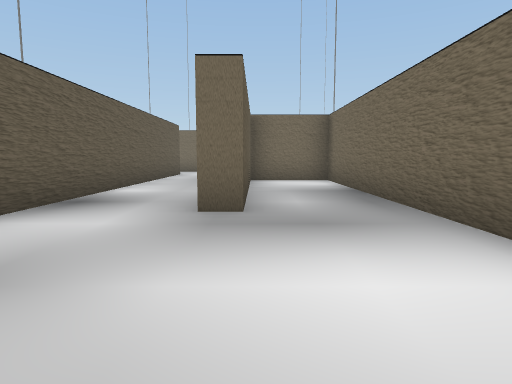
View 1 (above)

24 first-person views from a walk through a scene from a Unity 3-D project. The camera is 1.2 m above the floor, tilts 6° down and sees 75° across. The floor is counted in squares, 2 m on a side. Each view is taken from the middle of a square. On the plan, view 1 faces up. The plan holds only what a view shows up to about 10 squares ahead; the rest is blank. The place goes on beyond the plan. The player is left out. Door leaves are left out, so doorways stand open. Some surface patterns are stand-ins.

View 2
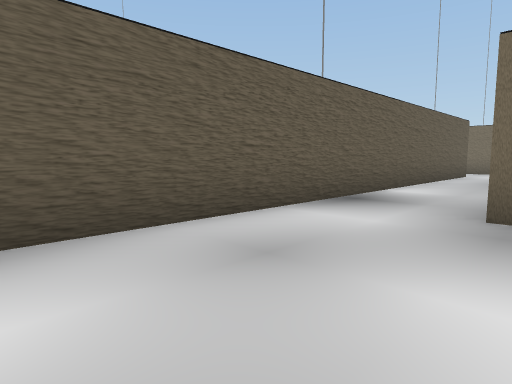

View 3
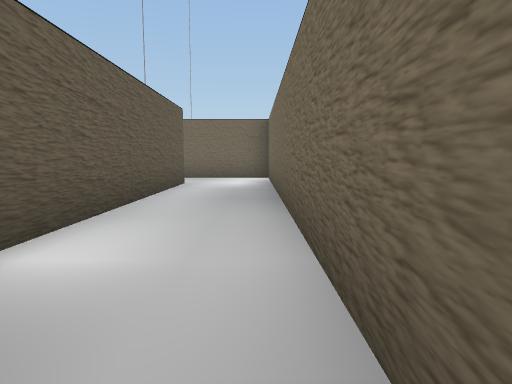

View 4
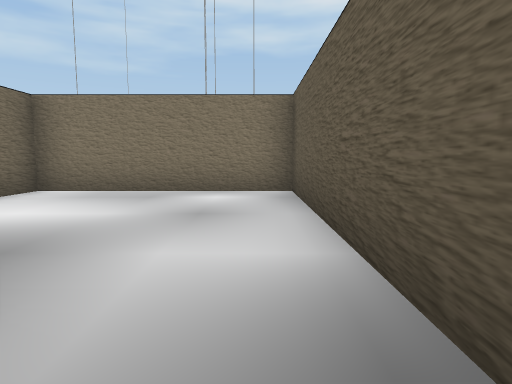

View 5
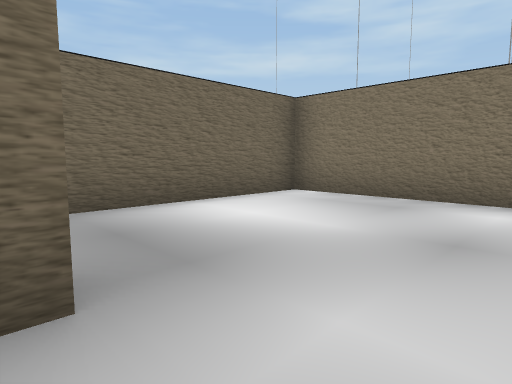

View 6
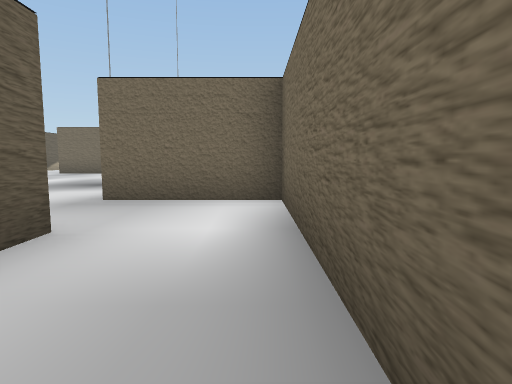

View 7
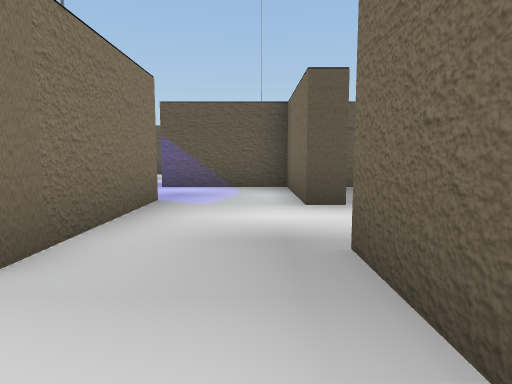

View 8
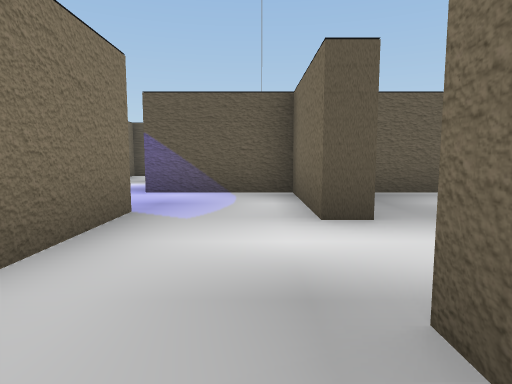

View 9
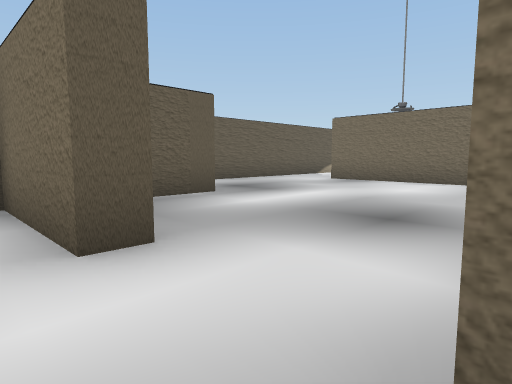

View 10
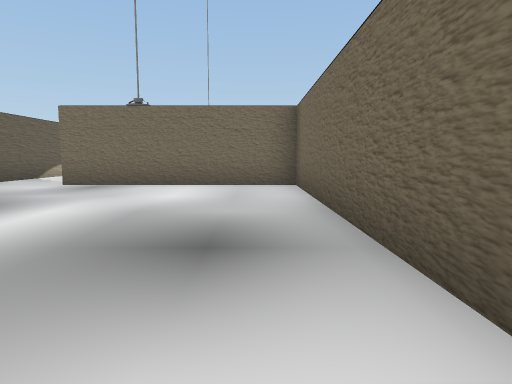

View 11
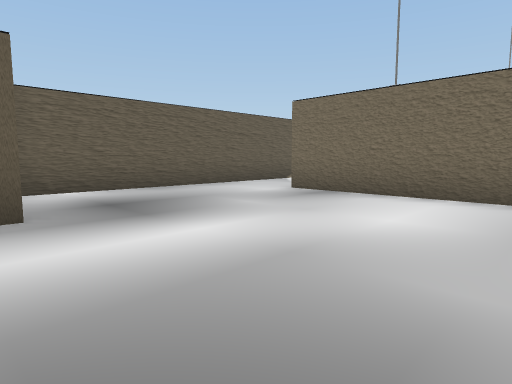

View 12
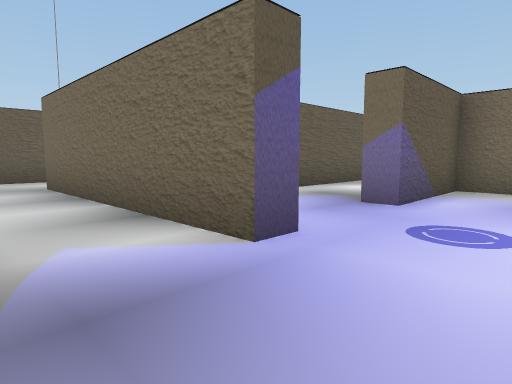

View 13
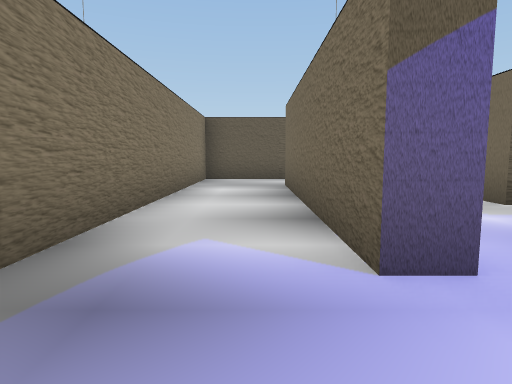

View 14
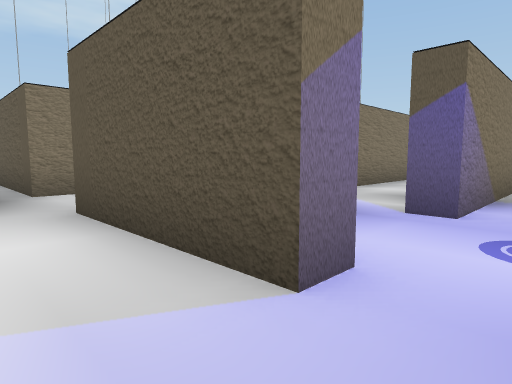

View 15
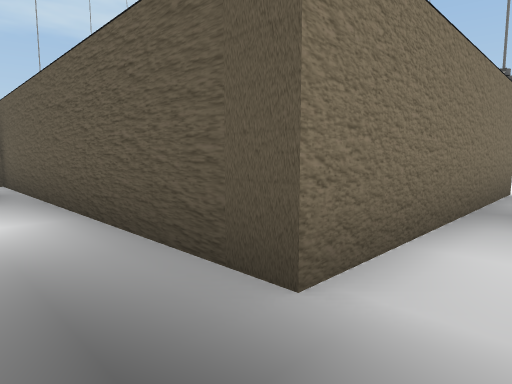

View 16
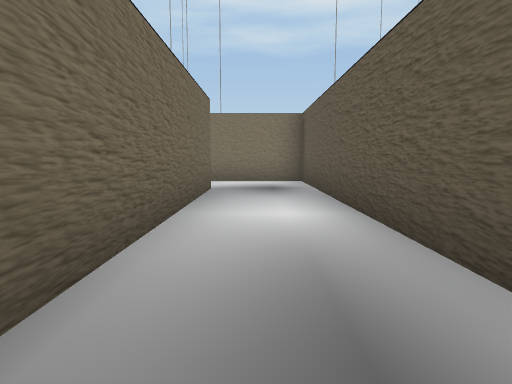

View 17
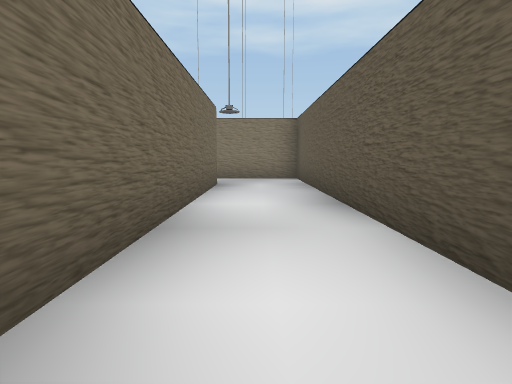

View 18
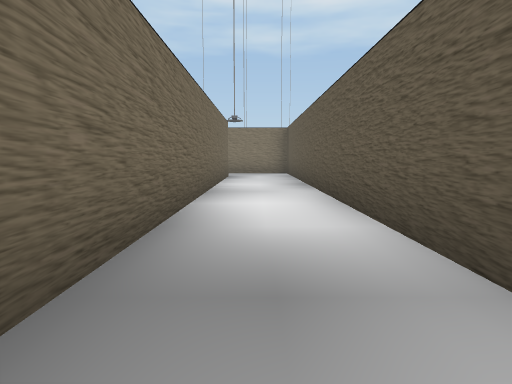

View 19
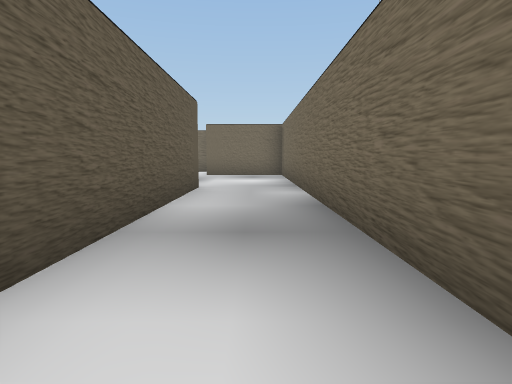

View 20
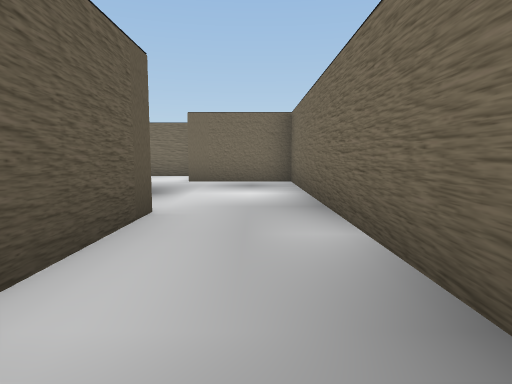

View 21
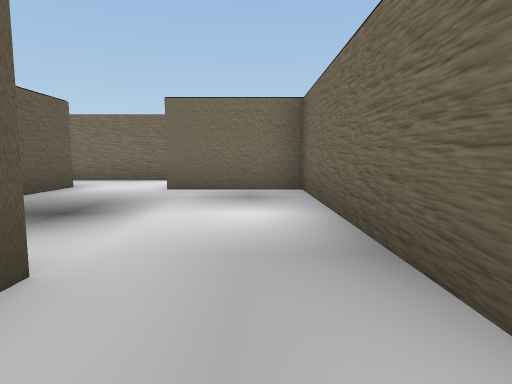

View 22
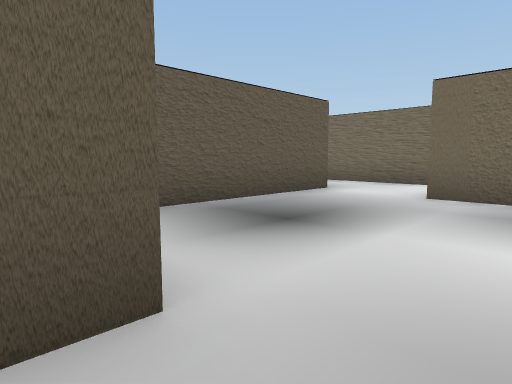

View 23
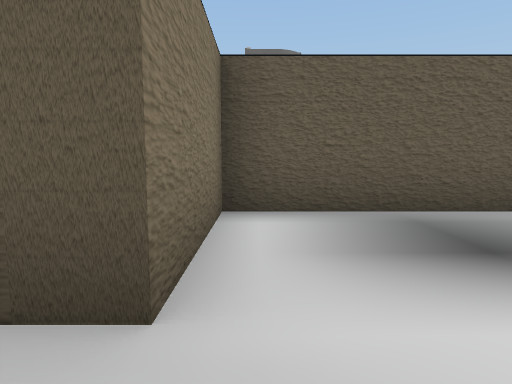

View 24
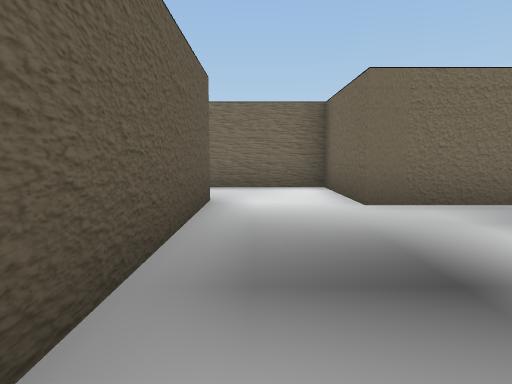

### Floor plan
Ten units are one square. View 1 is at (0, 0); x grows to the right and y downward. Boxes are objects, and circles mark ways between rooms. Rooms are numbered by the first view taken in them; rooms with no view inside come last. Other rooms are left out.
<svg viewBox="-181 -271 205 310">
<path fill="none" stroke="#000" d="M-1 -81 -1 -36 -6 -36 -6 -136 -32 -136M-36 -116 -26 -116 -26 9 19 9 19 -86 -1 -86M-57 -116 -36 -116M-51 -142 -51 -136 -76 -136 -76 -111M-76 -168 -76 -148M-31 -150 -31 -211 -82 -211M-101 -214 -101 -170M-76 -91 -76 -86 -131 -86 -131 -216M-151 -216 -151 -66 -77 -66M-57 -91 -51 -91 -51 -61M-31 14 -31 -40M-106 -41 -51 -41 -51 34 -29 34M-176 -266 -176 -216 -151 -216M-131 -216 -131 -261 -156 -261M-76 -111 -82 -111M-101 -150 -101 -111 -106 -111M-107 -91 -76 -91"/>
<circle cx="-30" cy="-125" r="3" fill="#2a7"/>
<circle cx="-45" cy="-140" r="3" fill="#2a7"/>
<circle cx="-65" cy="-90" r="3" fill="#2a7"/>
<circle cx="-50" cy="-100" r="3" fill="#2a7"/>
<circle cx="-80" cy="-105" r="3" fill="#2a7"/>
<circle cx="-140" cy="-210" r="3" fill="#2a7"/>
<text x="-10" y="-60">1</text>
<text x="-60" y="-120">2</text>
<text x="-60" y="-180">3</text>
<text x="-110" y="-80">4</text>
<text x="-40" y="-40">5</text>
<text x="-160" y="-240">6</text>
<text x="-90" y="-120">7</text>
</svg>
Room 1 opens to room 2. Room 2 opens to room 3. Room 2 opens to room 4. Room 2 opens to room 5. Room 2 opens to room 7. Room 4 opens to room 6.

Where each view was taken, in squares from view 1:
view 1: 0 up, 0 right, facing up
view 2: 0 up, 0 right, facing up-left
view 3: 4 up, 1 left, facing up
view 4: 5 up, 2 left, facing down
view 5: 4 up, 2 left, facing down-right
view 6: 9 up, 1 left, facing up
view 7: 13 up, 1 left, facing left
view 8: 13 up, 2 left, facing left
view 9: 13 up, 3 left, facing up-left
view 10: 14 up, 4 left, facing up
view 11: 16 up, 4 left, facing up-left
view 12: 7 up, 6 left, facing up-left
view 13: 8 up, 6 left, facing left
view 14: 10 up, 4 left, facing down-left
view 15: 5 up, 4 left, facing down-left
view 16: 5 up, 4 left, facing down
view 17: 16 up, 14 left, facing down
view 18: 19 up, 14 left, facing down
view 19: 15 up, 14 left, facing up
view 20: 18 up, 14 left, facing up
view 21: 20 up, 14 left, facing up
view 22: 21 up, 14 left, facing up-left
view 23: 22 up, 14 left, facing left
view 24: 22 up, 17 left, facing up
